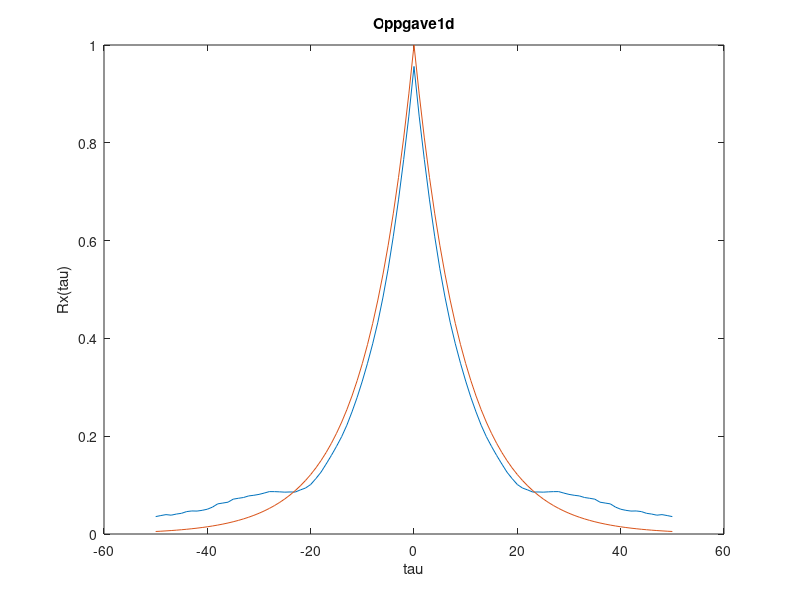
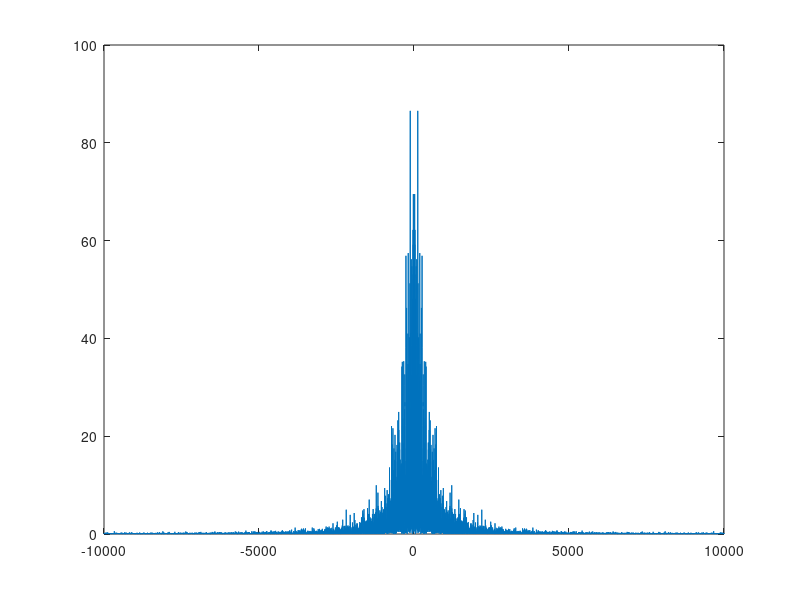

Reproduce these figures in MATLAB, in order.
clear all


n=10000;
tau=[-50:50];
rho=0.9;
b=sqrt(1-rho^2);
a=[1 -rho];
e=randn(1,n);
x=filter(b,a,e);
acorr=xcorr(x);



Sx=fftshift(fft(acorr)./n); %What is this?



figure(1)
plot(tau,acorr(n-50:n+50)./n,tau,rho.^(abs(tau)));
title('Oppgave1d')
ylabel('Rx(tau)')
xlabel('tau')
figure(2)
plot([-n+1:n-1],abs(Sx))
